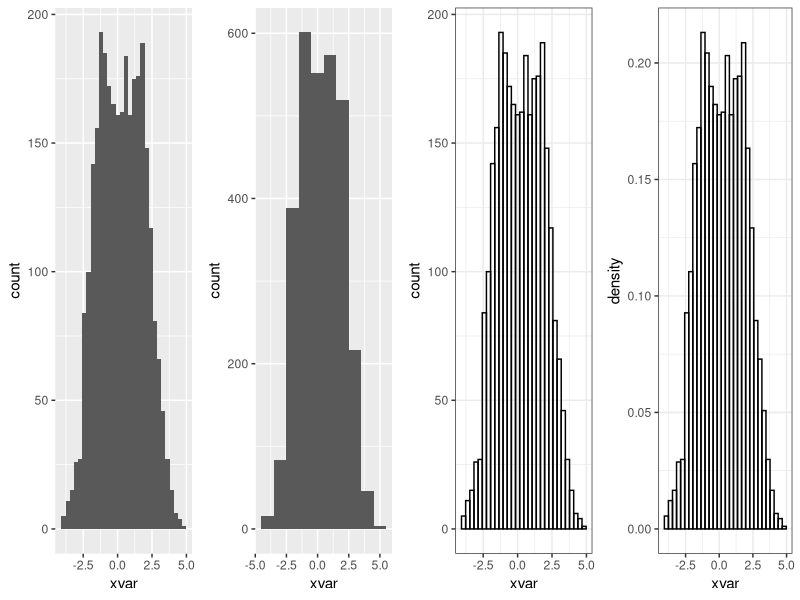
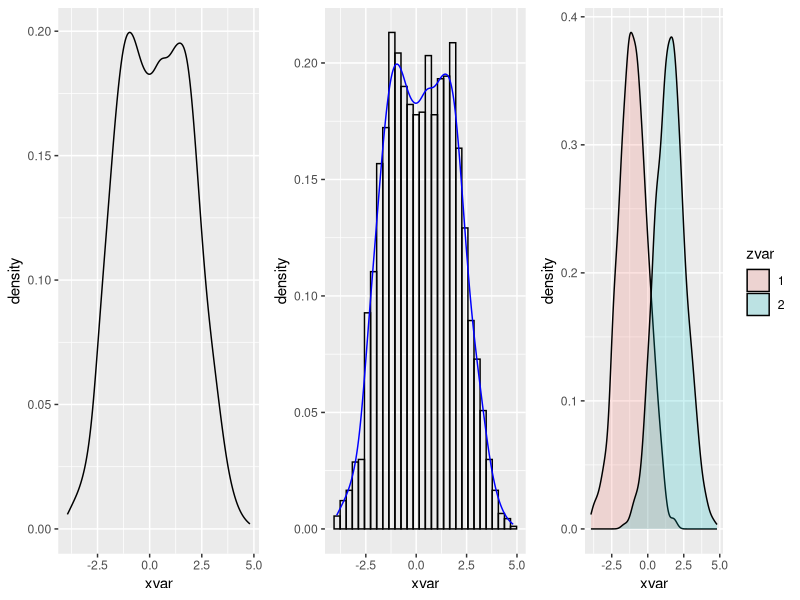
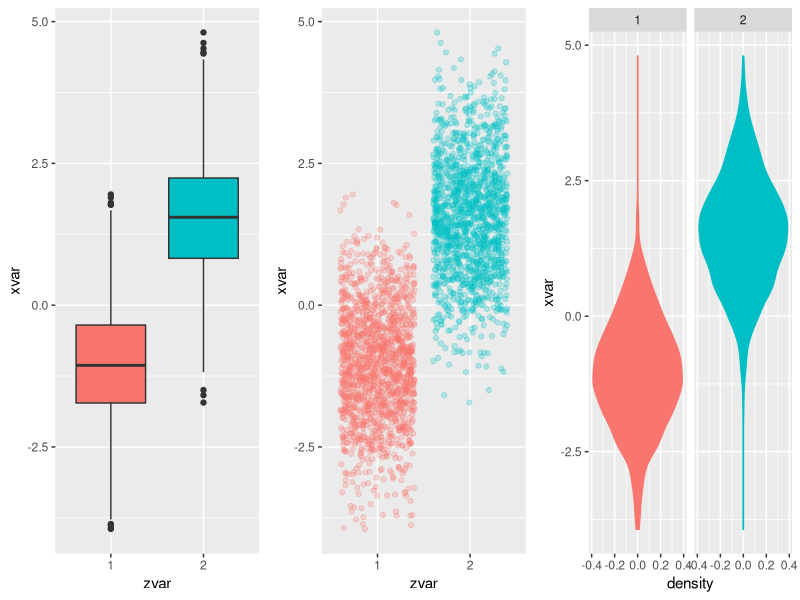
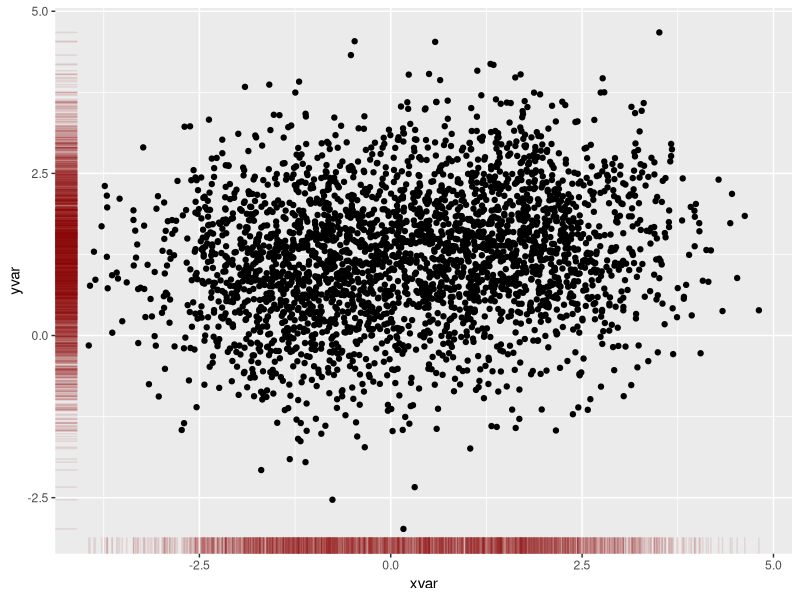
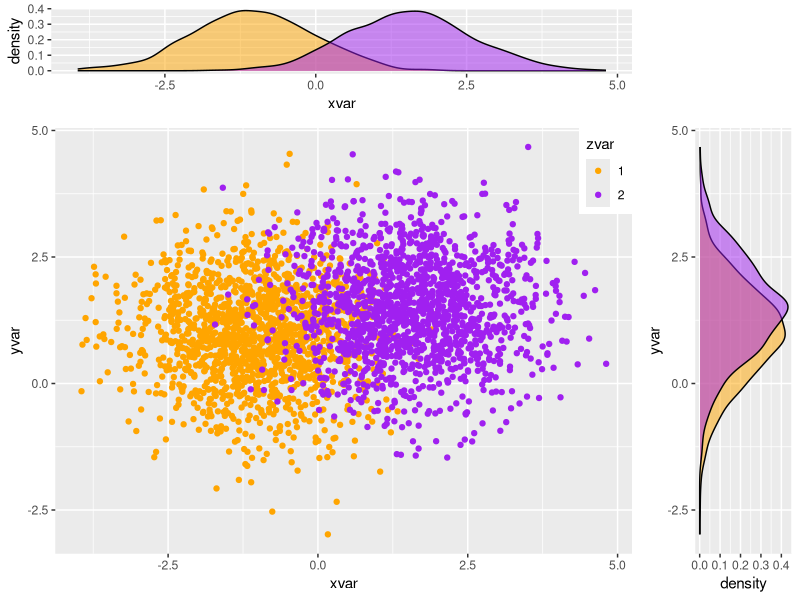

Generate these figures, in order, with R:
library(ggplot2)
library(gridExtra)
set.seed(10005)

xvar <- c(rnorm(1500, mean = -1), rnorm(1500, mean = 1.5))
yvar <- c(rnorm(1500, mean = 1), rnorm(1500, mean = 1.5))
zvar <- as.factor(c(rep(1, 1500), rep(2, 1500)))
xy <- data.frame(xvar, yvar, zvar)

#counts on y-axis
g1<-ggplot(xy, aes(xvar)) + geom_histogram()                                      #horribly ugly default
g2<-ggplot(xy, aes(xvar)) + geom_histogram(binwidth=1)                            #change binwidth
g3<-ggplot(xy, aes(xvar)) + geom_histogram(fill=NA, color="black") + theme_bw()   #nicer looking

#density on y-axis
g4<-ggplot(xy, aes(x=xvar)) + geom_histogram(aes(y = ..density..), color="black", fill=NA) + theme_bw()

grid.arrange(g1, g2, g3, g4, nrow=1)

#basic density
p1<-ggplot(xy, aes(xvar)) + geom_density()

#histogram with density line overlaid
p2<-ggplot(xy, aes(x=xvar)) + 
    geom_histogram(aes(y = ..density..), color="black", fill=NA) +
    geom_density(color="blue")

#split and color by third variable, alpha fades the color a bit
p3<-ggplot(xy, aes(xvar, fill = zvar)) + geom_density(alpha = 0.2)

grid.arrange(p1, p2, p3, nrow=1)

#boxplot
b1<-ggplot(xy, aes(zvar, xvar)) + 
    geom_boxplot(aes(fill = zvar)) +
    theme(legend.position = "none")

#jitter plot
b2<-ggplot(xy, aes(zvar, xvar)) + 
    geom_jitter(alpha=I(1/4), aes(color=zvar)) +
    theme(legend.position = "none")

#violin plot
b3<-ggplot(xy, aes(x = xvar)) +
    stat_density(aes(ymax = ..density..,  ymin = -..density..,
                     fill = zvar, color = zvar),
                 geom = "ribbon", position = "identity") +
    facet_grid(. ~ zvar) +
    coord_flip() +
    theme(legend.position = "none")

grid.arrange(b1, b2, b3, nrow=1)


ggplot(xy,aes(xvar,yvar))  + geom_point() + geom_rug(col="darkred",alpha=.1)

#placeholder plot - prints nothing at all
empty <- ggplot()+geom_point(aes(1,1), colour="white") +
    theme(                              
        plot.background = element_blank(), 
        panel.grid.major = element_blank(), 
        panel.grid.minor = element_blank(), 
        panel.border = element_blank(), 
        panel.background = element_blank(),
        axis.title.x = element_blank(),
        axis.title.y = element_blank(),
        axis.text.x = element_blank(),
        axis.text.y = element_blank(),
        axis.ticks = element_blank()
    )

#scatterplot of x and y variables
scatter <- ggplot(xy,aes(xvar, yvar)) + 
    geom_point(aes(color=zvar)) + 
    scale_color_manual(values = c("orange", "purple")) + 
    theme(legend.position=c(1,1),legend.justification=c(1,1)) 

#marginal density of x - plot on top
plot_top <- ggplot(xy, aes(xvar, fill=zvar)) + 
    geom_density(alpha=.5) + 
    scale_fill_manual(values = c("orange", "purple")) + 
    theme(legend.position = "none")

#marginal density of y - plot on the right
plot_right <- ggplot(xy, aes(yvar, fill=zvar)) + 
    geom_density(alpha=.5) + 
    coord_flip() + 
    scale_fill_manual(values = c("orange", "purple")) + 
    theme(legend.position = "none") 

#arrange the plots together, with appropriate height and width for each row and column
grid.arrange(plot_top, empty, scatter, plot_right, ncol=2, nrow=2, widths=c(4, 1), heights=c(1, 4))



